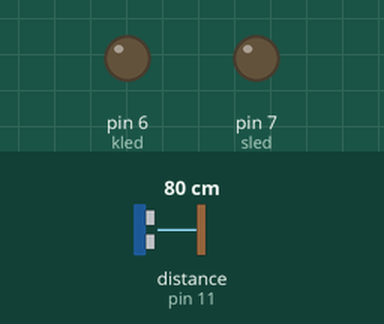
Recording of a sketch running on a simulated Arduino Uno, built with avr-gcc and run on an emulated ATmega328P. Parts: output pins drawn as LEDs (lit = HIGH). Wiring (inferred from the names in the program): ultrasonic range finder: trigger pin 10; echo pin 11. Dashed ring = blinking. Inputs (shaded band) come from the test bench; at power-on: distance to the obstacle (sensor on pin 11) 80 cm. The echo pulse lasts 58.3 µs per cm; pins used as bus, display or sensor lines are not drawn; what the sketch prints to the serial monitor is not drawn.

Above: at 1.2 s.
1.3 s: distance to the obstacle (sensor on pin 11) set to 57 cm
4.3 s: distance to the obstacle (sensor on pin 11) set to 46 cm
At 4.58 s:
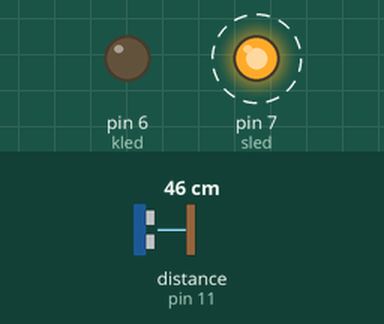
7.3 s: distance to the obstacle (sensor on pin 11) set to 13 cm
10.3 s: distance to the obstacle (sensor on pin 11) set to 10 cm
At 10.47 s:
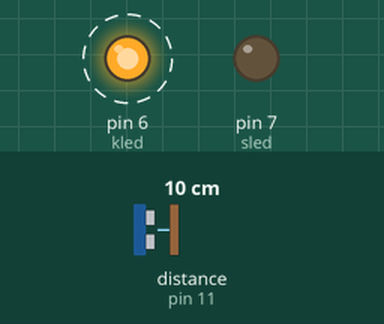
13.3 s: distance to the obstacle (sensor on pin 11) set to 18 cm
At 13.51 s:
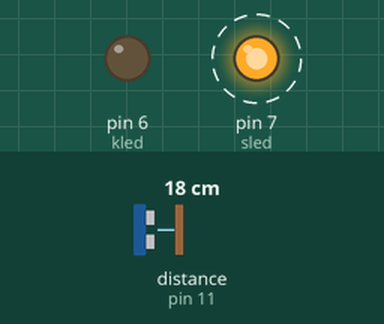
16.3 s: distance to the obstacle (sensor on pin 11) set to 2 cm
At 16.55 s:
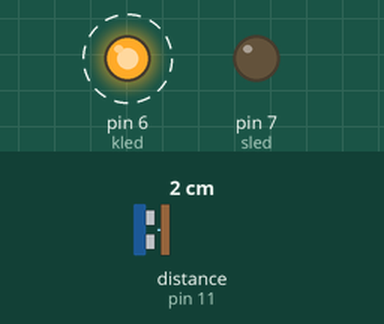
Timing chart, 0 to 20.3 s (numbered marks = the images above; inputs shaded):
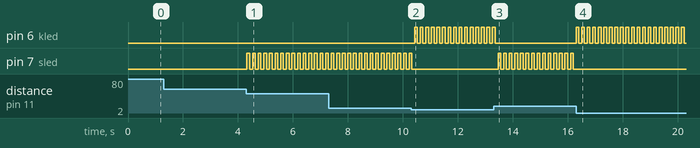

The sketch:

sketch_may13a.ino
```cpp
const int trig = 10; // 2 led ile mesafeye göre sinyal veren sensör
const int echo = 11;
const int sled = 7;
const int kled = 6;

int period = 0;
int distence = 0;


void setup() {
       // put your setup code here, to run once:
pinMode (trig, OUTPUT );
pinMode (sled, OUTPUT );
pinMode (kled, OUTPUT );
pinMode (echo, INPUT);
Serial.begin(9600);


}

void loop() {
  // put your main code here, to run repeatedly:
digitalWrite(trig, HIGH);
delayMicroseconds(1000);
digitalWrite(trig, LOW);


period = pulseIn(echo, HIGH);
distence = (period/2) / 29.1 ;


if (distence <= 10 )
{
  digitalWrite(kled, HIGH );
  delay(100);
  digitalWrite(kled, LOW );
  }

 else if (distence <= 50 )
{
  digitalWrite(sled, HIGH );
  delay(100);
  digitalWrite(sled, LOW );
  }

 Serial.print(" distence: " );
 Serial.print(distence);
 delay(100);

}
```

Measured:
- the behaviour switches between 52 and 51 cm on distance to the obstacle (sensor on pin 11) (found by bisection; images 0 and 1)
- the behaviour switches between 12 and 11 cm on distance to the obstacle (sensor on pin 11) (found by bisection; images 1 and 2)
- after the input at 1.3 s, every drawn part: stays the same
- after the input at 4.3 s, pin 7 (sled): alternates HIGH for 0.10 s and LOW for 0.10 s, starting at once
- after the input at 10.3 s, pin 6 (kled): alternates HIGH for 0.10 s and LOW for 0.10 s, starting after 0.13 s; pin 7 (sled): goes on until 10.3 s, then stays LOW
- after the input at 13.3 s, pin 6 (kled): goes on until 13.4 s, then stays LOW; pin 7 (sled): alternates HIGH for 0.10 s and LOW for 0.10 s, starting after 0.16 s
- after the input at 16.3 s, pin 6 (kled): alternates HIGH for 0.10 s and LOW for 0.10 s, starting at once; pin 7 (sled): stops changing and stays LOW
